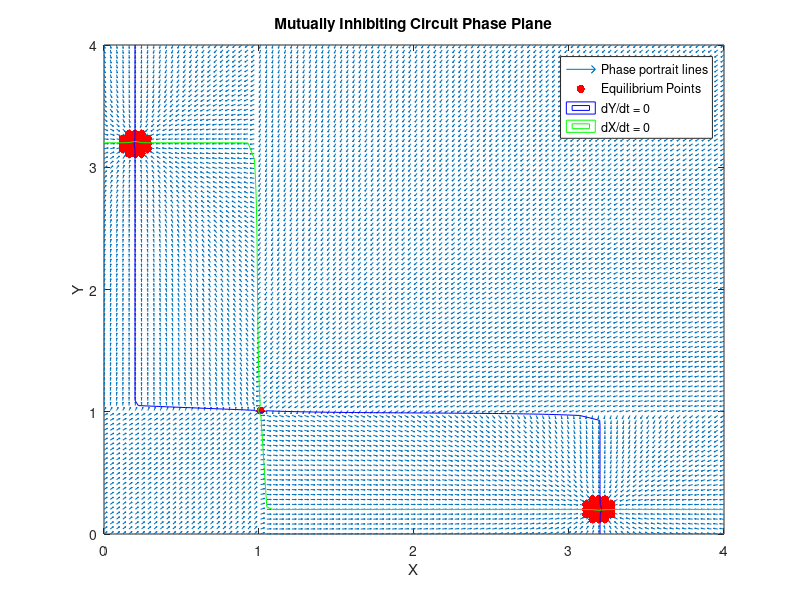

Write the MATLAB code that produced this figure.
% Define the range of X and Y values for the phase plane
X_range = linspace(0, 4, 100);
Y_range = linspace(0, 4, 100);

% Create a grid of X and Y values
[X, Y] = meshgrid(X_range, Y_range);

% Calculate the derivatives at each point in the grid
n = 100;
dXdt = 0.2 + (3./(1 + Y.^n)) - X;
dYdt = 0.2 + (3./(1 + X.^n)) - Y;

% Normalize the derivatives for plotting
magnitude = sqrt(dXdt.^2 + dYdt.^2);
dXdt = dXdt ./ magnitude;
dYdt = dYdt ./ magnitude;

% Create a phase plane plot
figure;
quiver(X, Y, dXdt, dYdt, 0.5);
xlabel('X');
ylabel('Y');
title('Mutually Inhibiting Circuit Phase Plane');

% Find equilibrium points
[X_eq, Y_eq] = find(magnitude < 0.1);

% Plot the equilibrium points
hold on;
scatter(X_range(X_eq), Y_range(Y_eq), 'r', 'filled');

% Add contour lines for dX/dt = 0 and dY/dt = 0
contour(X, Y, dXdt, [0 0], 'b');  % Contour for dX/dt = 0
contour(X, Y, dYdt, [0 0], 'g');  % Contour for dY/dt = 0

legend('Phase portrait lines','Equilibrium Points', 'dY/dt = 0', 'dX/dt = 0');
